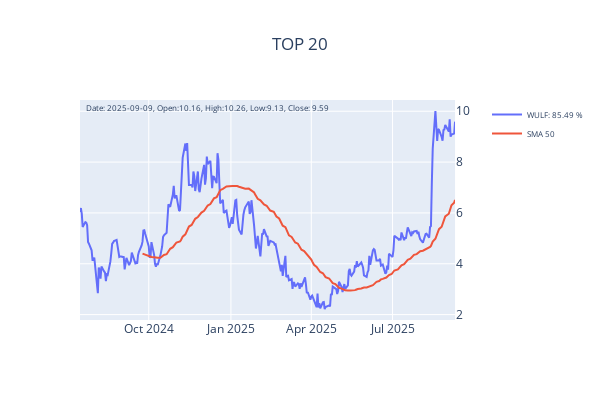
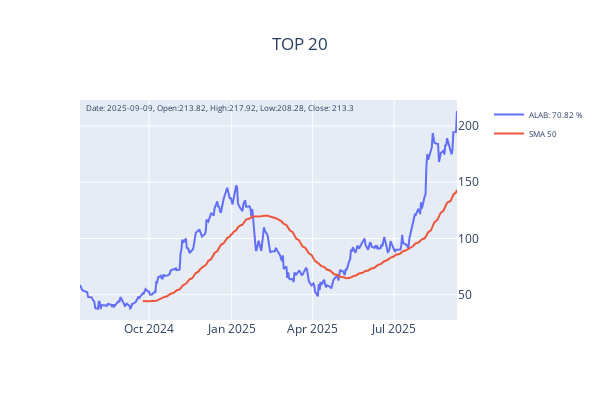
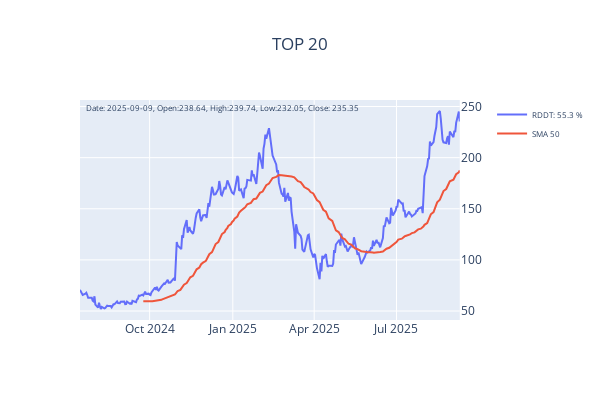
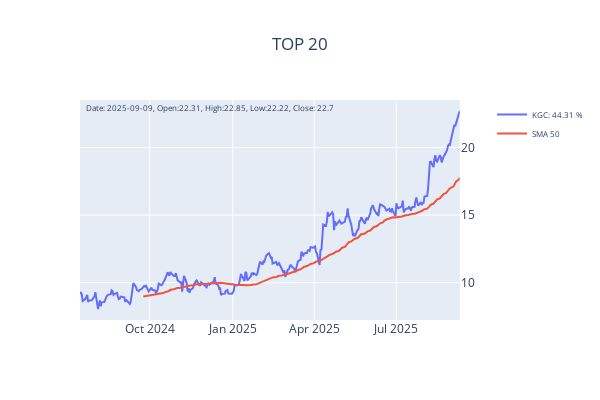

Write notebook code for charts like these, in order.
### Markdown cell above
###  Getting best performing stocks

### Code cell
import warnings
warnings.filterwarnings('ignore')

from yfinance_utils import list_utils, file_utils
from plotly.subplots import make_subplots
import plotly.graph_objects as go
from finta import TA
from yfinance_utils import list_utils
import time
from datetime import datetime

today = datetime.today().strftime('%Y-%m-%d')
NUMBER_OF_TOP_PERFORMERS = 20
PERIOD = 50

_list = list_utils.get_short_list()
_top = list_utils.get_top_performers(_list, size=NUMBER_OF_TOP_PERFORMERS)
_sym = dict(_top)
for _s in _sym:
    time.sleep(5)
    data = file_utils.get_historic_data(_s)
    _f=make_subplots(specs=[[{"secondary_y": True}]])
    _f.update_layout(title=f"TOP {NUMBER_OF_TOP_PERFORMERS}", title_x=0.5, width=600, height=400)

    data.columns = COLUMNS
    data['sma'] = TA.SMA(data, period=PERIOD)
    data.reset_index(inplace=True)
    _f.add_trace(
        go.Scatter(y=data['Close'], x=data['Date'], name=f"{_s}: {_sym[_s]} %"),
        secondary_y=False
    )
    _f.add_trace(
        go.Scatter(y=data['sma'], x=data['Date'], name=f'SMA {PERIOD}'),
        secondary_y=False
    )
    _f.update_yaxes(side='right')
    price = f"Date: {today}, Open:{round(data['Open'].iloc[-1],2)}, High:{round(data['High'].iloc[-1],2)}, Low:{round(data['Low'].iloc[-1],2)}, Close: {round(data['Close'].iloc[-1],2)}"
    _f.add_annotation(xref='x domain',
                    yref='y domain',
                    x=0.01,
                    y=1,
                    text=price, 
                    showarrow=False,
                    font=dict(size=8),
                    row=1, col=1)
    _f.update_layout(legend={"title_font_family":"Arial", "font":{"size":8}})
    _f.show()

if save_to_mongo:
    _sym['DATE'] = datetime.today().strftime('%Y-%m-%d')
    file_utils.save_to_mongo(_sym, "top_performers")

### Figure 1 — Plotly figure (JSON) as saved in the notebook; plotly's stock layout.template omitted (floating-point values rounded to 4 significant figures; data arrays with more than 128 entries replaced by an {"elided": "..."} marker saying what was removed)
{"data": [{"name": "WULF: 85.49 %", "type": "scatter", "x": {"elided": "289 str values"}, "xaxis": "x", "y": {"elided": "289 float values"}, "yaxis": "y"}, {"name": "SMA 50", "type": "scatter", "x": {"elided": "289 str values"}, "xaxis": "x", "y": {"elided": "289 float values"}, "yaxis": "y"}], "layout": {"annotations": [{"font": {"size": 8}, "showarrow": false, "text": "Date: 2025-09-09, Open:10.16, High:10.26, Low:9.13, Close: 9.59", "x": 0.01, "xref": "x domain", "y": 1, "yref": "y domain"}], "height": 400, "legend": {"font": {"size": 8}, "title": {"font": {"family": "Arial"}}}, "title": {"text": "TOP 20", "x": 0.5}, "width": 600, "xaxis": {"anchor": "y", "domain": [0, 0.94]}, "yaxis": {"anchor": "x", "domain": [0, 1], "side": "right"}, "yaxis2": {"anchor": "x", "overlaying": "y", "side": "right"}}}

### Figure 2 — Plotly figure (JSON) as saved in the notebook; plotly's stock layout.template omitted (floating-point values rounded to 4 significant figures; data arrays with more than 128 entries replaced by an {"elided": "..."} marker saying what was removed)
{"data": [{"name": "ALAB: 70.82 %", "type": "scatter", "x": {"elided": "289 str values"}, "xaxis": "x", "y": {"elided": "289 float values"}, "yaxis": "y"}, {"name": "SMA 50", "type": "scatter", "x": {"elided": "289 str values"}, "xaxis": "x", "y": {"elided": "289 float values"}, "yaxis": "y"}], "layout": {"annotations": [{"font": {"size": 8}, "showarrow": false, "text": "Date: 2025-09-09, Open:213.82, High:217.92, Low:208.28, Close: 213.3", "x": 0.01, "xref": "x domain", "y": 1, "yref": "y domain"}], "height": 400, "legend": {"font": {"size": 8}, "title": {"font": {"family": "Arial"}}}, "title": {"text": "TOP 20", "x": 0.5}, "width": 600, "xaxis": {"anchor": "y", "domain": [0, 0.94]}, "yaxis": {"anchor": "x", "domain": [0, 1], "side": "right"}, "yaxis2": {"anchor": "x", "overlaying": "y", "side": "right"}}}

### Figure 3 — Plotly figure (JSON) as saved in the notebook; plotly's stock layout.template omitted (floating-point values rounded to 4 significant figures; data arrays with more than 128 entries replaced by an {"elided": "..."} marker saying what was removed)
{"data": [{"name": "RDDT: 55.3 %", "type": "scatter", "x": {"elided": "289 str values"}, "xaxis": "x", "y": {"elided": "289 float values"}, "yaxis": "y"}, {"name": "SMA 50", "type": "scatter", "x": {"elided": "289 str values"}, "xaxis": "x", "y": {"elided": "289 float values"}, "yaxis": "y"}], "layout": {"annotations": [{"font": {"size": 8}, "showarrow": false, "text": "Date: 2025-09-09, Open:238.64, High:239.74, Low:232.05, Close: 235.35", "x": 0.01, "xref": "x domain", "y": 1, "yref": "y domain"}], "height": 400, "legend": {"font": {"size": 8}, "title": {"font": {"family": "Arial"}}}, "title": {"text": "TOP 20", "x": 0.5}, "width": 600, "xaxis": {"anchor": "y", "domain": [0, 0.94]}, "yaxis": {"anchor": "x", "domain": [0, 1], "side": "right"}, "yaxis2": {"anchor": "x", "overlaying": "y", "side": "right"}}}

### Figure 4 — Plotly figure (JSON) as saved in the notebook; plotly's stock layout.template omitted (floating-point values rounded to 4 significant figures; data arrays with more than 128 entries replaced by an {"elided": "..."} marker saying what was removed)
{"data": [{"name": "KGC: 44.31 %", "type": "scatter", "x": {"elided": "289 str values"}, "xaxis": "x", "y": {"elided": "289 float values"}, "yaxis": "y"}, {"name": "SMA 50", "type": "scatter", "x": {"elided": "289 str values"}, "xaxis": "x", "y": {"elided": "289 float values"}, "yaxis": "y"}], "layout": {"annotations": [{"font": {"size": 8}, "showarrow": false, "text": "Date: 2025-09-09, Open:22.31, High:22.85, Low:22.22, Close: 22.7", "x": 0.01, "xref": "x domain", "y": 1, "yref": "y domain"}], "height": 400, "legend": {"font": {"size": 8}, "title": {"font": {"family": "Arial"}}}, "title": {"text": "TOP 20", "x": 0.5}, "width": 600, "xaxis": {"anchor": "y", "domain": [0, 0.94]}, "yaxis": {"anchor": "x", "domain": [0, 1], "side": "right"}, "yaxis2": {"anchor": "x", "overlaying": "y", "side": "right"}}}
